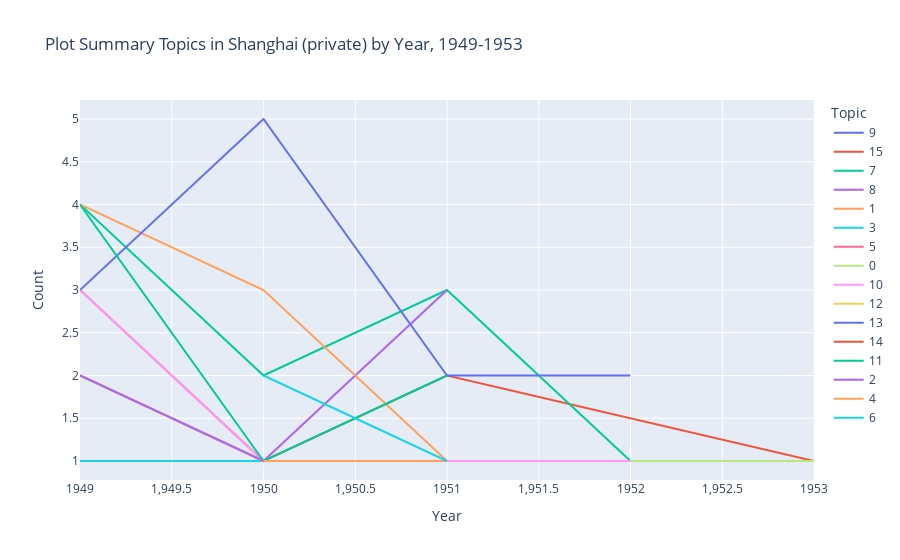

Notebook code for this chart:
### Markdown cell above
# Part 2

Load data

### Code cell
tarpath = "./region_topic_count({}).csv".format(REGION)

endYear = "1966"
if(REGION == "Shanghai (private)"):
    endYear = "1953"
    
startYear = "1949"
if(REGION == "Shanghai (state)") or (REGION == "Beijing"):
    startYear = "1950"
elif(REGION == "Xi'an"):
	startYear = "1959"
elif(REGION == "Canton"):
	startYear = "1958"

tiile = "Plot Summary Topics in {} by Year, {}-{}".format(REGION, startYear, endYear)

df = pd.read_csv(tarpath)
df = df.sort_values(by="Year")

fig = px.line(df, x="Year", y="Count", color="Topic", hover_name="Topic", hover_data=["Count","Year","Topic"], title=tiile)
fig.show()

### Figure 1 — Plotly figure (JSON) as saved in the notebook; plotly's stock layout.template omitted (floating-point values rounded to 4 significant figures)
{"data": [{"customdata": [[9], [9], [9]], "hovertemplate": "<b>%{hovertext}</b><br><br>Topic=%{customdata[0]}<br>Year=%{x}<br>Count=%{y}<extra></extra>", "hovertext": [9, 9, 9], "legendgroup": "9", "line": {"color": "#636efa", "dash": "solid"}, "marker": {"symbol": "circle"}, "mode": "lines", "name": "9", "orientation": "v", "showlegend": true, "type": "scatter", "x": [1949, 1950, 1951], "xaxis": "x", "y": [2, 1, 1], "yaxis": "y"}, {"customdata": [[15], [15], [15], [15]], "hovertemplate": "<b>%{hovertext}</b><br><br>Topic=%{customdata[0]}<br>Year=%{x}<br>Count=%{y}<extra></extra>", "hovertext": [15, 15, 15, 15], "legendgroup": "15", "line": {"color": "#EF553B", "dash": "solid"}, "marker": {"symbol": "circle"}, "mode": "lines", "name": "15", "orientation": "v", "showlegend": true, "type": "scatter", "x": [1949, 1950, 1951, 1953], "xaxis": "x", "y": [3, 1, 2, 1], "yaxis": "y"}, {"customdata": [[7], [7], [7], [7]], "hovertemplate": "<b>%{hovertext}</b><br><br>Topic=%{customdata[0]}<br>Year=%{x}<br>Count=%{y}<extra></extra>", "hovertext": [7, 7, 7, 7], "legendgroup": "7", "line": {"color": "#00cc96", "dash": "solid"}, "marker": {"symbol": "circle"}, "mode": "lines", "name": "7", "orientation": "v", "showlegend": true, "type": "scatter", "x": [1949, 1950, 1951, 1952], "xaxis": "x", "y": [4, 2, 3, 1], "yaxis": "y"}, {"customdata": [[8], [8], [8]], "hovertemplate": "<b>%{hovertext}</b><br><br>Topic=%{customdata[0]}<br>Year=%{x}<br>Count=%{y}<extra></extra>", "hovertext": [8, 8, 8], "legendgroup": "8", "line": {"color": "#ab63fa", "dash": "solid"}, "marker": {"symbol": "circle"}, "mode": "lines", "name": "8", "orientation": "v", "showlegend": true, "type": "scatter", "x": [1949, 1950, 1951], "xaxis": "x", "y": [2, 1, 3], "yaxis": "y"}, {"customdata": [[1], [1], [1]], "hovertemplate": "<b>%{hovertext}</b><br><br>Topic=%{customdata[0]}<br>Year=%{x}<br>Count=%{y}<extra></extra>", "hovertext": [1, 1, 1], "legendgroup": "1", "line": {"color": "#FFA15A", "dash": "solid"}, "marker": {"symbol": "circle"}, "mode": "lines", "name": "1", "orientation": "v", "showlegend": true, "type": "scatter", "x": [1949, 1950, 1951], "xaxis": "x", "y": [4, 3, 1], "yaxis": "y"}, {"customdata": [[3], [3], [3]], "hovertemplate": "<b>%{hovertext}</b><br><br>Topic=%{customdata[0]}<br>Year=%{x}<br>Count=%{y}<extra></extra>", "hovertext": [3, 3, 3], "legendgroup": "3", "line": {"color": "#19d3f3", "dash": "solid"}, "marker": {"symbol": "circle"}, "mode": "lines", "name": "3", "orientation": "v", "showlegend": true, "type": "scatter", "x": [1949, 1950, 1951], "xaxis": "x", "y": [1, 1, 1], "yaxis": "y"}, {"customdata": [[5], [5], [5], [5]], "hovertemplate": "<b>%{hovertext}</b><br><br>Topic=%{customdata[0]}<br>Year=%{x}<br>Count=%{y}<extra></extra>", "hovertext": [5, 5, 5, 5], "legendgroup": "5", "line": {"color": "#FF6692", "dash": "solid"}, "marker": {"symbol": "circle"}, "mode": "lines", "name": "5", "orientation": "v", "showlegend": true, "type": "scatter", "x": [1949, 1950, 1951, 1953], "xaxis": "x", "y": [2, 1, 1, 1], "yaxis": "y"}, {"customdata": [[0], [0], [0], [0]], "hovertemplate": "<b>%{hovertext}</b><br><br>Topic=%{customdata[0]}<br>Year=%{x}<br>Count=%{y}<extra></extra>", "hovertext": [0, 0, 0, 0], "legendgroup": "0", "line": {"color": "#B6E880", "dash": "solid"}, "marker": {"symbol": "circle"}, "mode": "lines", "name": "0", "orientation": "v", "showlegend": true, "type": "scatter", "x": [1949, 1950, 1951, 1953], "xaxis": "x", "y": [2, 1, 1, 1], "yaxis": "y"}, {"customdata": [[10], [10], [10], [10]], "hovertemplate": "<b>%{hovertext}</b><br><br>Topic=%{customdata[0]}<br>Year=%{x}<br>Count=%{y}<extra></extra>", "hovertext": [10, 10, 10, 10], "legendgroup": "10", "line": {"color": "#FF97FF", "dash": "solid"}, "marker": {"symbol": "circle"}, "mode": "lines", "name": "10", "orientation": "v", "showlegend": true, "type": "scatter", "x": [1949, 1950, 1951, 1952], "xaxis": "x", "y": [3, 1, 1, 1], "yaxis": "y"}, {"customdata": [[12], [12]], "hovertemplate": "<b>%{hovertext}</b><br><br>Topic=%{customdata[0]}<br>Year=%{x}<br>Count=%{y}<extra></extra>", "hovertext": [12, 12], "legendgroup": "12", "line": {"color": "#FECB52", "dash": "solid"}, "marker": {"symbol": "circle"}, "mode": "lines", "name": "12", "orientation": "v", "showlegend": true, "type": "scatter", "x": [1949, 1950], "xaxis": "x", "y": [2, 1], "yaxis": "y"}, {"customdata": [[13], [13], [13], [13]], "hovertemplate": "<b>%{hovertext}</b><br><br>Topic=%{customdata[0]}<br>Year=%{x}<br>Count=%{y}<extra></extra>", "hovertext": [13, 13, 13, 13], "legendgroup": "13", "line": {"color": "#636efa", "dash": "solid"}, "marker": {"symbol": "circle"}, "mode": "lines", "name": "13", "orientation": "v", "showlegend": true, "type": "scatter", "x": [1949, 1950, 1951, 1952], "xaxis": "x", "y": [3, 5, 2, 2], "yaxis": "y"}, {"customdata": [[14]], "hovertemplate": "<b>%{hovertext}</b><br><br>Topic=%{customdata[0]}<br>Year=%{x}<br>Count=%{y}<extra></extra>", "hovertext": [14], "legendgroup": "14", "line": {"color": "#EF553B", "dash": "solid"}, "marker": {"symbol": "circle"}, "mode": "lines", "name": "14", "orientation": "v", "showlegend": true, "type": "scatter", "x": [1949], "xaxis": "x", "y": [1], "yaxis": "y"}, {"customdata": [[11], [11], [11]], "hovertemplate": "<b>%{hovertext}</b><br><br>Topic=%{customdata[0]}<br>Year=%{x}<br>Count=%{y}<extra></extra>", "hovertext": [11, 11, 11], "legendgroup": "11", "line": {"color": "#00cc96", "dash": "solid"}, "marker": {"symbol": "circle"}, "mode": "lines", "name": "11", "orientation": "v", "showlegend": true, "type": "scatter", "x": [1949, 1950, 1951], "xaxis": "x", "y": [4, 1, 2], "yaxis": "y"}, {"customdata": [[2], [2], [2]], "hovertemplate": "<b>%{hovertext}</b><br><br>Topic=%{customdata[0]}<br>Year=%{x}<br>Count=%{y}<extra></extra>", "hovertext": [2, 2, 2], "legendgroup": "2", "line": {"color": "#ab63fa", "dash": "solid"}, "marker": {"symbol": "circle"}, "mode": "lines", "name": "2", "orientation": "v", "showlegend": true, "type": "scatter", "x": [1949, 1950, 1951], "xaxis": "x", "y": [2, 1, 1], "yaxis": "y"}, {"customdata": [[4], [4]], "hovertemplate": "<b>%{hovertext}</b><br><br>Topic=%{customdata[0]}<br>Year=%{x}<br>Count=%{y}<extra></extra>", "hovertext": [4, 4], "legendgroup": "4", "line": {"color": "#FFA15A", "dash": "solid"}, "marker": {"symbol": "circle"}, "mode": "lines", "name": "4", "orientation": "v", "showlegend": true, "type": "scatter", "x": [1950, 1951], "xaxis": "x", "y": [1, 1], "yaxis": "y"}, {"customdata": [[6], [6]], "hovertemplate": "<b>%{hovertext}</b><br><br>Topic=%{customdata[0]}<br>Year=%{x}<br>Count=%{y}<extra></extra>", "hovertext": [6, 6], "legendgroup": "6", "line": {"color": "#19d3f3", "dash": "solid"}, "marker": {"symbol": "circle"}, "mode": "lines", "name": "6", "orientation": "v", "showlegend": true, "type": "scatter", "x": [1950, 1951], "xaxis": "x", "y": [2, 1], "yaxis": "y"}], "layout": {"legend": {"title": {"text": "Topic"}, "tracegroupgap": 0}, "title": {"text": "Plot Summary Topics in Shanghai (private) by Year, 1949-1953"}, "xaxis": {"anchor": "y", "domain": [0, 1], "title": {"text": "Year"}}, "yaxis": {"anchor": "x", "domain": [0, 1], "title": {"text": "Count"}}}}
